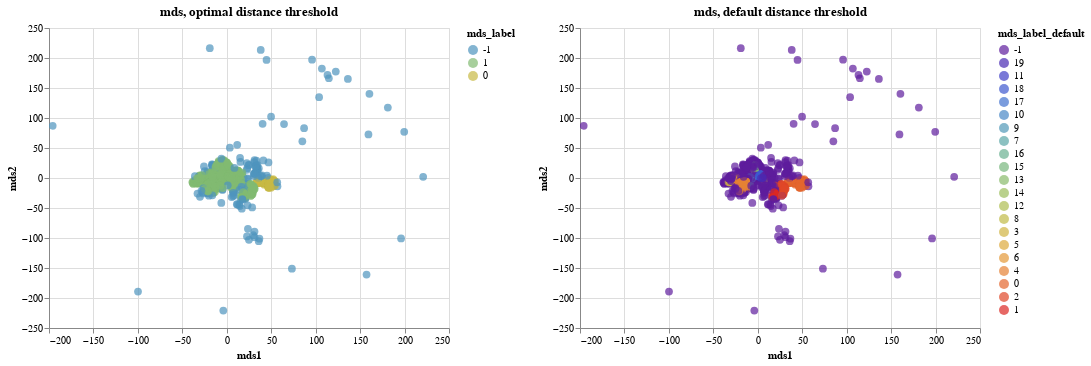

The code cell stored with this chart in its notebook:
### Code cell
domain =  merged_mds_df["mds_label"].drop_duplicates().values
range_ = colors[len(domain)-1:len(domain)].dropna(axis=1).values.tolist()[0]
chart_12_mds = scatterplot_with_tooltip_interactive(merged_mds_df,'mds1','mds2','mds1','mds2',['strain','clade_membership', 'mds_label'],'mds_label:N', domain, range_).properties(title="mds, optimal distance threshold")
domain = merged_mds_df["mds_label_default"].drop_duplicates().values
range_ = colors[len(domain)-1:len(domain)].dropna(axis=1).values.tolist()[0]
chart_12_default = scatterplot_with_tooltip_interactive(merged_mds_df,'mds1','mds2','mds1','mds2',['strain','clade_membership', 'mds_label', 'mds_label_default'],'mds_label_default:N', domain, range_).properties(title="mds, default distance threshold")
domain = merged_mds_df["clade_membership"].drop_duplicates().values
range_ = colors[len(domain)-1:len(domain)].dropna(axis=1).values.tolist()[0]
chart_12_clade = scatterplot_with_tooltip_interactive(merged_mds_df,'mds1','mds2','mds1','mds2',['strain','clade_membership', 'mds_label'],'clade_membership:N', domain, range_).properties(title="mds, clade membership")
charts = alt.hconcat(chart_12_mds,chart_12_default).resolve_scale(color='independent')
charts
#fullChart.save(snakemake.output.SupplementalmdsHDBSCAN)
#save(fullChart, snakemake.output.SupplementalmdsHDBSCANPNG, scale_factor=2.0)

### Figure 1 — Vega-Lite specification as saved in the notebook (floating-point values rounded to 4 significant figures; data arrays with more than 128 entries replaced by an {"elided": "..."} marker saying what was removed)
{"config": {"view": {"continuousWidth": 400, "continuousHeight": 300}}, "hconcat": [{"mark": {"type": "circle", "size": 60}, "encoding": {"color": {"type": "nominal", "field": "mds_label", "scale": {"domain": [-1.0, 1.0, 0.0], "range": ["#4E94BD", "#81BA72", "#C8B944"]}}, "tooltip": [{"type": "nominal", "field": "strain"}, {"type": "nominal", "field": "clade_membership"}, {"type": "quantitative", "field": "mds_label"}], "x": {"type": "quantitative", "field": "mds1", "title": "mds1"}, "y": {"type": "quantitative", "field": "mds2", "title": "mds2"}}, "selection": {"selector058": {"type": "interval", "bind": "scales", "encodings": ["x", "y"]}}, "title": "mds, optimal distance threshold"}, {"mark": {"type": "circle", "size": 60}, "encoding": {"color": {"type": "nominal", "field": "mds_label_default", "scale": {"domain": [-1.0, 19.0, 11.0, 18.0, 17.0, 10.0, 9.0, 7.0, 16.0, 15.0, 13.0, 14.0, 12.0, 8.0, 3.0, 5.0, 6.0, 4.0, 0.0, 2.0, 1.0], "range": ["#5E1D9D", "#4929B4", "#403FC6", "#3E59CF", "#4272CE", "#4887C6", "#5199B8", "#5BA7A6", "#69B091", "#78B67E", "#89BB6B", "#9BBE5B", "#AEBD50", "#C0BB47", "#D0B441", "#DDAA3C", "#E49938", "#E68234", "#E4672E", "#DF4728", "#DB2823"]}}, "tooltip": [{"type": "nominal", "field": "strain"}, {"type": "nominal", "field": "clade_membership"}, {"type": "quantitative", "field": "mds_label"}, {"type": "quantitative", "field": "mds_label_default"}], "x": {"type": "quantitative", "field": "mds1", "title": "mds1"}, "y": {"type": "quantitative", "field": "mds2", "title": "mds2"}}, "selection": {"selector060": {"type": "interval", "bind": "scales", "encodings": ["x", "y"]}}, "title": "mds, default distance threshold"}], "data": {"name": "data-31fdb802d9c9d967bbbdaabce6cac8a5"}, "resolve": {"scale": {"color": "independent"}}, "$schema": "https://vega.github.io/schema/vega-lite/v4.8.1.json", "datasets": {"data-31fdb802d9c9d967bbbdaabce6cac8a5": {"elided": "2598 records"}}}
